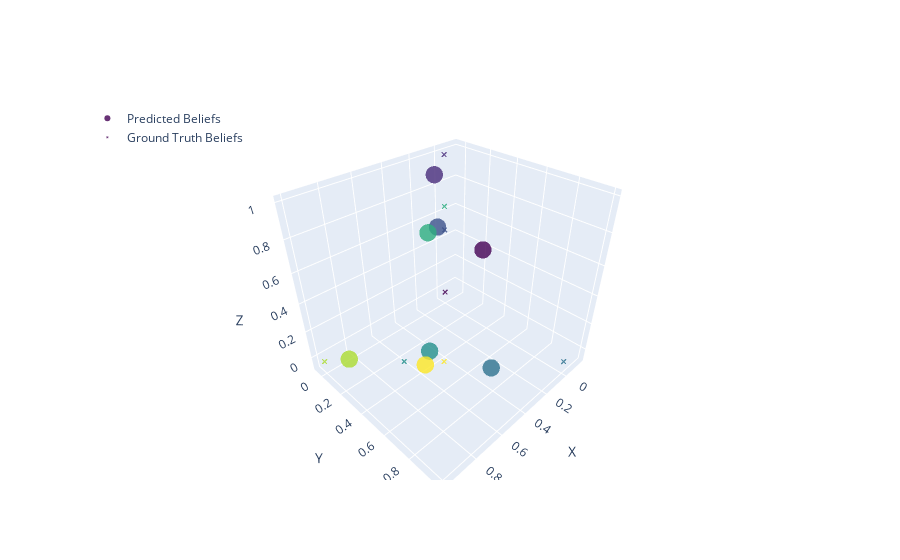

Notebook source saved alongside this figure:
### Code cell
import pandas as pd
import plotly.graph_objects as go

# Calculate the center of mass (COM) for each unique belief index
unique_belief_indices = np.unique(transformer_input_belief_indices)
com_data = []
ground_truth_data = []

for index in unique_belief_indices:
    mask = (transformer_input_belief_indices == index).reshape(-1)
    group_predictions = belief_predictions_flattened[mask]
    group_ground_truth = ground_truth_beliefs_flattened[mask]
    com_pred = np.mean(group_predictions, axis=0)
    com_truth = np.mean(group_ground_truth, axis=0)
    com_data.append({
        'x': com_pred[0],
        'y': com_pred[1],
        'z': com_pred[2],
        'belief_index': index
    })
    ground_truth_data.append({
        'x': com_truth[0],
        'y': com_truth[1],
        'z': com_truth[2],
        'belief_index': index
    })

# Create DataFrames from the COM data
com_df = pd.DataFrame(com_data)
ground_truth_df = pd.DataFrame(ground_truth_data)

# Create a 3D scatter plot
fig = go.Figure()

# Add predicted beliefs
fig.add_trace(go.Scatter3d(
    x=com_df['x'],
    y=com_df['y'],
    z=com_df['z'],
    mode='markers',
    marker=dict(
        size=6,  # Reduced size from 8 to 6
        color=com_df['belief_index'],
        colorscale='viridis',
        opacity=0.8
    ),
    text=com_df['belief_index'],
    name='Predicted Beliefs'
))

# Add ground truth beliefs
fig.add_trace(go.Scatter3d(
    x=ground_truth_df['x'],
    y=ground_truth_df['y'],
    z=ground_truth_df['z'],
    mode='markers',
    marker=dict(
        size=2,  # Reduced size from 8 to 6
        color=ground_truth_df['belief_index'],
        colorscale='viridis',
        opacity=0.8,
        symbol='x'
    ),
    text=ground_truth_df['belief_index'],
    name='Ground Truth Beliefs'
))

fig.update_layout(
    scene=dict(
        xaxis_title='X',
        yaxis_title='Y',
        zaxis_title='Z'
    ),
    coloraxis_colorbar=dict(title='Belief Index'),
    legend=dict(
        yanchor="top",
        y=0.99,
        xanchor="left",
        x=0.01
    )
)

fig.show()

### Figure 1 — Plotly figure (JSON) as saved in the notebook; plotly's stock layout.template omitted (floating-point values rounded to 4 significant figures)
{"data": [{"marker": {"color": [0, 1, 2, 3, 4, 5, 7, 8], "colorscale": [[0, "#440154"], [0.1111, "#482878"], [0.2222, "#3e4989"], [0.3333, "#31688e"], [0.4444, "#26828e"], [0.5556, "#1f9e89"], [0.6667, "#35b779"], [0.7778, "#6ece58"], [0.8889, "#b5de2b"], [1, "#fde725"]], "opacity": 0.8, "size": 6}, "mode": "markers", "name": "Predicted Beliefs", "text": [0, 1, 2, 3, 4, 5, 7, 8], "type": "scatter3d", "x": [-0.1505, 0.04598, 0.01831, 0.2914, 0.5501, 0.1084, 0.8946, 0.5873], "y": [0.2053, -0.04103, -0.05035, 0.6899, 0.4293, -0.04615, 0.1021, 0.4283], "z": [0.3731, 0.8781, 0.5101, -0.06404, 0.07056, 0.5035, 0.01828, -0.01497]}, {"marker": {"color": [0, 1, 2, 3, 4, 5, 7, 8], "colorscale": [[0, "#440154"], [0.1111, "#482878"], [0.2222, "#3e4989"], [0.3333, "#31688e"], [0.4444, "#26828e"], [0.5556, "#1f9e89"], [0.6667, "#35b779"], [0.7778, "#6ece58"], [0.8889, "#b5de2b"], [1, "#fde725"]], "opacity": 0.8, "size": 2, "symbol": "x"}, "mode": "markers", "name": "Ground Truth Beliefs", "text": [0, 1, 2, 3, 4, 5, 7, 8], "type": "scatter3d", "x": [0, 0, 0, 0, 0.6667, 0, 1, 0.5], "y": [0, 0, 0, 1, 0.3333, 0, 0, 0.5], "z": [0, 1, 0.5, 0, 0, 0.6667, 0, 0]}], "layout": {"coloraxis": {"colorbar": {"title": {"text": "Belief Index"}}}, "legend": {"x": 0.01, "xanchor": "left", "y": 0.99, "yanchor": "top"}, "scene": {"xaxis": {"title": {"text": "X"}}, "yaxis": {"title": {"text": "Y"}}, "zaxis": {"title": {"text": "Z"}}}}}
